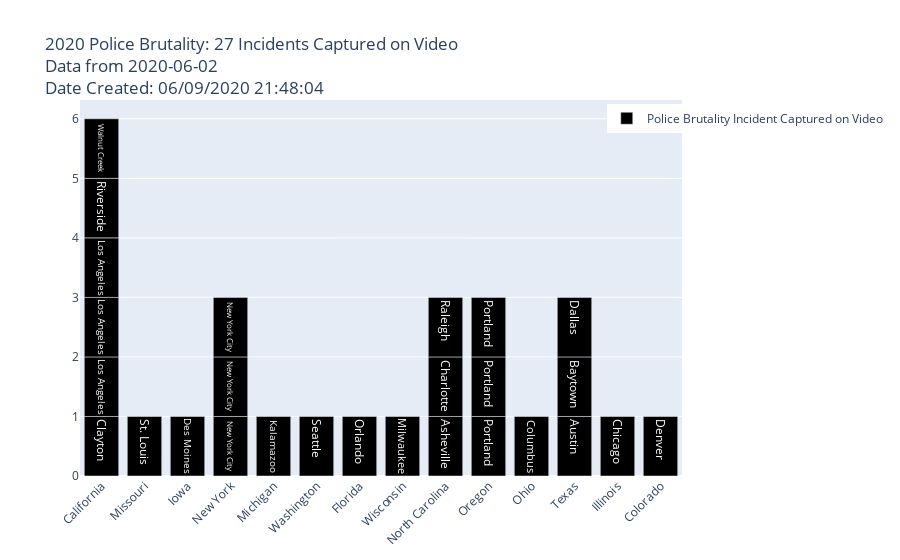

The notebook cell saved with this chart:
### Markdown cell above
# Graphing

### Code cell
fig = go.Figure(data=[go.Bar(
    x=pd_date_query['state'],
    y=pd_date_query['incident_value'],
    marker_color= 'black',
    name = 'Police Brutality Incident Captured on Video',
    text = pd_date_query['city'],
    hovertext = pd_date_query['name'],
    customdata = pd_date_query['date'],
    hovertemplate = "City: %{text}<br>Incident Description: %{hovertext}<br>Date of Incident: %{customdata}<extra></extra>",
    width = .8,
    showlegend = True,
)])

# datetime object containing current date and time
now = datetime.now()
# dd/mm/YY H:M:S
dt_string = now.strftime("%m/%d/%Y %H:%M:%S")

fig.update_layout(title_text = '2020 Police Brutality: {} Incidents Captured on Video<br>Data from {}<br>Date Created: {}'.format(len(pd_date_query),date_text,dt_string),
                  barmode='group',
                  xaxis_tickangle=-45,
                  autosize=True,
#                   width=1500,
#                   height=1200,
                  legend_orientation="h",
                  legend=dict(x=.875, y=0.99)
                 )

fig.write_html(r"C:\Users\cdwhi\Documents\Python\My_Code\Police_Brutality_2020\PB_2020_Bar_Graph_Count_by_State_20200602\index.html")
fig.show()

### Figure 1 — Plotly figure (JSON) as saved in the notebook; plotly's stock layout.template omitted (floating-point values rounded to 4 significant figures)
{"data": [{"customdata": ["2020-06-02", "2020-06-02", "2020-06-02", "2020-06-02", "2020-06-02", "2020-06-02", "2020-06-02", "2020-06-02", "2020-06-02", "2020-06-02", "2020-06-02", "2020-06-02", "2020-06-02", "2020-06-02", "2020-06-02", "2020-06-02", "2020-06-02", "2020-06-02", "2020-06-02", "2020-06-02", "2020-06-02", "2020-06-02", "2020-06-02", "2020-06-02", "2020-06-02", "2020-06-02", "2020-06-02"], "hovertemplate": "City: %{text}<br>Incident Description: %{hovertext}<br>Date of Incident: %{customdata}<extra></extra>", "hovertext": ["Law enforcement gas teenagers at a park", "LAPD drive by shootings at fleeing people announcing \"This is an illegal assembly\"", "Photograph documents aftermath of LAPD firing non-lethal round at face of homeless man in wheelchair", "Police shoot unarmed man in a wheelchair in the face", "Law enforcement break a car window for no apparent reason", "Armored law enforcement vehicle threatens protestors", "Florissant officer hits man with unmarked police vehicle", "Police use or threaten to use pepper-spray in an elevator on apartment residents trying to go home", "Police officer body slams protestor", "Police beat protesters leaving Stonewall Inn solidarity protest", "Officers beat man with batons", "Police fire tear gas at peaceful protesters", "Officers deploy flashbangs and pepper spray peaceful protesters", "Police use excessive force during an arrest", "Police restrain man using knee on neck", "Police surround approved medical station and destroy supplies", "Law enforcement close on protesters from both sides with pepper bullets, tear gas, and flashbangs", "Police shoot to intimidate owner of LGBTQ bar", "Police appear to tear-gas a homeless camp", "Police deploy shoot teargas/flashbang grenade into a crowd", "Police launch teargas into a crowd", "Officer refuses to give diabetic arrestee her insulin back", "Police fire upon protesters seeking medical help", "Police officer tackles and knees man on the ground", "Police maneuver protestors onto bridge and fire tear gas and rubber bullets", "Police grab protester and throw into brick wall", "Police shoot protester from behind with tear gas canister"], "marker": {"color": "black"}, "name": "Police Brutality Incident Captured on Video", "showlegend": true, "text": ["Clayton", "Los Angeles", "Los Angeles", "Los Angeles", "Riverside", "Walnut Creek", "St. Louis", "Des Moines", "New York City", "New York City", "New York City", "Kalamazoo", "Seattle", "Orlando", "Milwaukee", "Asheville", "Charlotte", "Raleigh", "Portland", "Portland", "Portland", "Columbus", "Austin", "Baytown", "Dallas", "Chicago", "Denver"], "type": "bar", "width": 0.8, "x": ["California", "California", "California", "California", "California", "California", "Missouri", "Iowa", "New York", "New York", "New York", "Michigan", "Washington", "Florida", "Wisconsin", "North Carolina", "North Carolina", "North Carolina", "Oregon", "Oregon", "Oregon", "Ohio", "Texas", "Texas", "Texas", "Illinois", "Colorado"], "y": [1, 1, 1, 1, 1, 1, 1, 1, 1, 1, 1, 1, 1, 1, 1, 1, 1, 1, 1, 1, 1, 1, 1, 1, 1, 1, 1]}], "layout": {"autosize": true, "barmode": "group", "legend": {"orientation": "h", "x": 0.875, "y": 0.99}, "title": {"text": "2020 Police Brutality: 27 Incidents Captured on Video<br>Data from 2020-06-02<br>Date Created: 06/09/2020 21:48:04"}, "xaxis": {"tickangle": -45}}}
